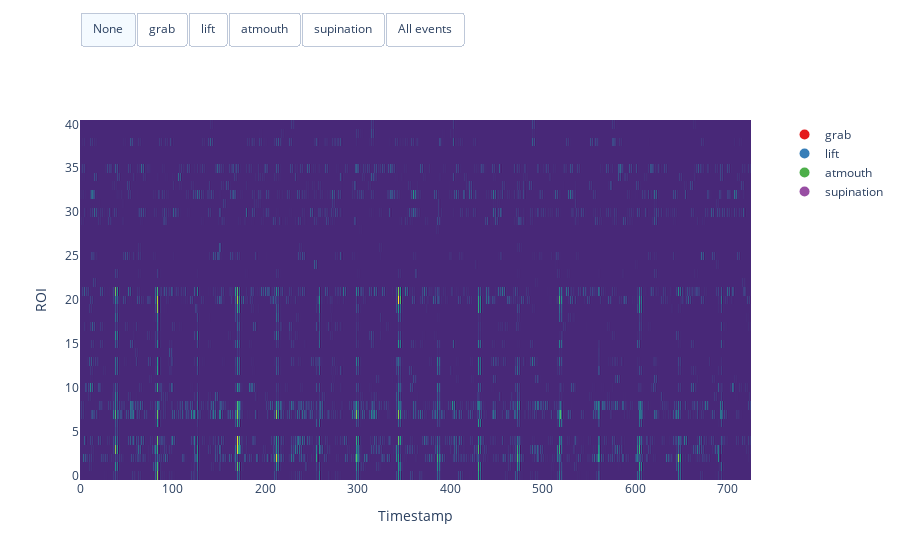

Notebook cell for this chart:
### Code cell
show_data(yi_hat,dataset_behave,trial,name = "y_hat_data",create_html = False,trial_number = 0,relevent_roi = 22,number_of_trials = 3)

### Figure 1 — Plotly figure (JSON) as saved in the notebook; plotly's stock layout.template omitted (floating-point values rounded to 4 significant figures; data arrays with more than 128 entries replaced by an {"elided": "..."} marker saying what was removed)
{"data": [{"colorscale": [[0, "#440154"], [0.1111, "#482878"], [0.2222, "#3e4989"], [0.3333, "#31688e"], [0.4444, "#26828e"], [0.5556, "#1f9e89"], [0.6667, "#35b779"], [0.7778, "#6ece58"], [0.8889, "#b5de2b"], [1, "#fde725"]], "name": "Heatmap", "showscale": false, "type": "heatmap", "z": {"elided": "41x726 float values"}, "zmax": 1.033, "zmin": -0.128}, {"marker": {"color": "rgb(228,26,28)", "size": 10}, "mode": "markers", "name": "grab", "showlegend": true, "type": "scatter", "x": [null], "y": [null]}, {"marker": {"color": "rgb(55,126,184)", "size": 10}, "mode": "markers", "name": "lift", "showlegend": true, "type": "scatter", "x": [null], "y": [null]}, {"marker": {"color": "rgb(77,175,74)", "size": 10}, "mode": "markers", "name": "atmouth", "showlegend": true, "type": "scatter", "x": [null], "y": [null]}, {"marker": {"color": "rgb(152,78,163)", "size": 10}, "mode": "markers", "name": "supination", "showlegend": true, "type": "scatter", "x": [null], "y": [null]}], "layout": {"autosize": true, "legend": {"x": 1.05, "y": 1}, "shapes": [], "updatemenus": [{"active": 0, "buttons": [{"args": ["shapes", []], "label": "None", "method": "relayout"}, {"args": ["shapes", [{"fillcolor": "rgba(0,0,0,0)", "line": {"color": "rgb(228,26,28)", "width": 2}, "name": "grab", "type": "rect", "x0": 29.5, "x1": 32.5, "y0": -0.5, "y1": 40.5}, {"fillcolor": "rgba(0,0,0,0)", "line": {"color": "rgb(228,26,28)", "width": 2}, "name": "grab", "type": "rect", "x0": 84.5, "x1": 87.5, "y0": -0.5, "y1": 40.5}, {"fillcolor": "rgba(0,0,0,0)", "line": {"color": "rgb(228,26,28)", "width": 2}, "name": "grab", "type": "rect", "x0": 92.5, "x1": 95.5, "y0": -0.5, "y1": 40.5}, {"fillcolor": "rgba(0,0,0,0)", "line": {"color": "rgb(228,26,28)", "width": 2}, "name": "grab", "type": "rect", "x0": 100.5, "x1": 102.5, "y0": -0.5, "y1": 40.5}, {"fillcolor": "rgba(0,0,0,0)", "line": {"color": "rgb(228,26,28)", "width": 2}, "name": "grab", "type": "rect", "x0": 106.5, "x1": 108.5, "y0": -0.5, "y1": 40.5}, {"fillcolor": "rgba(0,0,0,0)", "line": {"color": "rgb(228,26,28)", "width": 2}, "name": "grab", "type": "rect", "x0": 344.5, "x1": 346.5, "y0": -0.5, "y1": 40.5}, {"fillcolor": "rgba(0,0,0,0)", "line": {"color": "rgb(228,26,28)", "width": 2}, "name": "grab", "type": "rect", "x0": 357.5, "x1": 359.5, "y0": -0.5, "y1": 40.5}, {"fillcolor": "rgba(0,0,0,0)", "line": {"color": "rgb(228,26,28)", "width": 2}, "name": "grab", "type": "rect", "x0": 374.5, "x1": 376.5, "y0": -0.5, "y1": 40.5}, {"fillcolor": "rgba(0,0,0,0)", "line": {"color": "rgb(228,26,28)", "width": 2}, "name": "grab", "type": "rect", "x0": 399.5, "x1": 402.5, "y0": -0.5, "y1": 40.5}, {"fillcolor": "rgba(0,0,0,0)", "line": {"color": "rgb(228,26,28)", "width": 2}, "name": "grab", "type": "rect", "x0": 522.5, "x1": 523.5, "y0": -0.5, "y1": 40.5}, {"fillcolor": "rgba(0,0,0,0)", "line": {"color": "rgb(228,26,28)", "width": 2}, "name": "grab", "type": "rect", "x0": 583.5, "x1": 585.5, "y0": -0.5, "y1": 40.5}, {"fillcolor": "rgba(0,0,0,0)", "line": {"color": "rgb(228,26,28)", "width": 2}, "name": "grab", "type": "rect", "x0": 598.5, "x1": 599.5, "y0": -0.5, "y1": 40.5}]], "label": "grab", "method": "relayout"}, {"args": ["shapes", [{"fillcolor": "rgba(0,0,0,0)", "line": {"color": "rgb(55,126,184)", "width": 2}, "name": "lift", "type": "rect", "x0": 25.5, "x1": 29.5, "y0": -0.5, "y1": 40.5}, {"fillcolor": "rgba(0,0,0,0)", "line": {"color": "rgb(55,126,184)", "width": 2}, "name": "lift", "type": "rect", "x0": 32.5, "x1": 34.5, "y0": -0.5, "y1": 40.5}, {"fillcolor": "rgba(0,0,0,0)", "line": {"color": "rgb(55,126,184)", "width": 2}, "name": "lift", "type": "rect", "x0": 81.5, "x1": 84.5, "y0": -0.5, "y1": 40.5}, {"fillcolor": "rgba(0,0,0,0)", "line": {"color": "rgb(55,126,184)", "width": 2}, "name": "lift", "type": "rect", "x0": 97.5, "x1": 99.5, "y0": -0.5, "y1": 40.5}, {"fillcolor": "rgba(0,0,0,0)", "line": {"color": "rgb(55,126,184)", "width": 2}, "name": "lift", "type": "rect", "x0": 231.5, "x1": 233.5, "y0": -0.5, "y1": 40.5}, {"fillcolor": "rgba(0,0,0,0)", "line": {"color": "rgb(55,126,184)", "width": 2}, "name": "lift", "type": "rect", "x0": 324.5, "x1": 327.5, "y0": -0.5, "y1": 40.5}, {"fillcolor": "rgba(0,0,0,0)", "line": {"color": "rgb(55,126,184)", "width": 2}, "name": "lift", "type": "rect", "x0": 565.5, "x1": 570.5, "y0": -0.5, "y1": 40.5}, {"fillcolor": "rgba(0,0,0,0)", "line": {"color": "rgb(55,126,184)", "width": 2}, "name": "lift", "type": "rect", "x0": 571.5, "x1": 575.5, "y0": -0.5, "y1": 40.5}, {"fillcolor": "rgba(0,0,0,0)", "line": {"color": "rgb(55,126,184)", "width": 2}, "name": "lift", "type": "rect", "x0": 628.5, "x1": 630.5, "y0": -0.5, "y1": 40.5}]], "label": "lift", "method": "relayout"}, {"args": ["shapes", [{"fillcolor": "rgba(0,0,0,0)", "line": {"color": "rgb(77,175,74)", "width": 2}, "name": "atmouth", "type": "rect", "x0": 402.5, "x1": 404.5, "y0": -0.5, "y1": 40.5}, {"fillcolor": "rgba(0,0,0,0)", "line": {"color": "rgb(77,175,74)", "width": 2}, "name": "atmouth", "type": "rect", "x0": 586.5, "x1": 592.5, "y0": -0.5, "y1": 40.5}]], "label": "atmouth", "method": "relayout"}, {"args": ["shapes", [{"fillcolor": "rgba(0,0,0,0)", "line": {"color": "rgb(152,78,163)", "width": 2}, "name": "supination", "type": "rect", "x0": 30.5, "x1": 32.5, "y0": -0.5, "y1": 40.5}, {"fillcolor": "rgba(0,0,0,0)", "line": {"color": "rgb(152,78,163)", "width": 2}, "name": "supination", "type": "rect", "x0": 84.5, "x1": 87.5, "y0": -0.5, "y1": 40.5}, {"fillcolor": "rgba(0,0,0,0)", "line": {"color": "rgb(152,78,163)", "width": 2}, "name": "supination", "type": "rect", "x0": 92.5, "x1": 96.5, "y0": -0.5, "y1": 40.5}, {"fillcolor": "rgba(0,0,0,0)", "line": {"color": "rgb(152,78,163)", "width": 2}, "name": "supination", "type": "rect", "x0": 101.5, "x1": 102.5, "y0": -0.5, "y1": 40.5}, {"fillcolor": "rgba(0,0,0,0)", "line": {"color": "rgb(152,78,163)", "width": 2}, "name": "supination", "type": "rect", "x0": 330.5, "x1": 331.5, "y0": -0.5, "y1": 40.5}, {"fillcolor": "rgba(0,0,0,0)", "line": {"color": "rgb(152,78,163)", "width": 2}, "name": "supination", "type": "rect", "x0": 338.5, "x1": 340.5, "y0": -0.5, "y1": 40.5}, {"fillcolor": "rgba(0,0,0,0)", "line": {"color": "rgb(152,78,163)", "width": 2}, "name": "supination", "type": "rect", "x0": 344.5, "x1": 348.5, "y0": -0.5, "y1": 40.5}, {"fillcolor": "rgba(0,0,0,0)", "line": {"color": "rgb(152,78,163)", "width": 2}, "name": "supination", "type": "rect", "x0": 351.5, "x1": 353.5, "y0": -0.5, "y1": 40.5}, {"fillcolor": "rgba(0,0,0,0)", "line": {"color": "rgb(152,78,163)", "width": 2}, "name": "supination", "type": "rect", "x0": 357.5, "x1": 360.5, "y0": -0.5, "y1": 40.5}, {"fillcolor": "rgba(0,0,0,0)", "line": {"color": "rgb(152,78,163)", "width": 2}, "name": "supination", "type": "rect", "x0": 374.5, "x1": 380.5, "y0": -0.5, "y1": 40.5}, {"fillcolor": "rgba(0,0,0,0)", "line": {"color": "rgb(152,78,163)", "width": 2}, "name": "supination", "type": "rect", "x0": 386.5, "x1": 393.5, "y0": -0.5, "y1": 40.5}, {"fillcolor": "rgba(0,0,0,0)", "line": {"color": "rgb(152,78,163)", "width": 2}, "name": "supination", "type": "rect", "x0": 399.5, "x1": 404.5, "y0": -0.5, "y1": 40.5}, {"fillcolor": "rgba(0,0,0,0)", "line": {"color": "rgb(152,78,163)", "width": 2}, "name": "supination", "type": "rect", "x0": 416.5, "x1": 418.5, "y0": -0.5, "y1": 40.5}, {"fillcolor": "rgba(0,0,0,0)", "line": {"color": "rgb(152,78,163)", "width": 2}, "name": "supination", "type": "rect", "x0": 522.5, "x1": 524.5, "y0": -0.5, "y1": 40.5}, {"fillcolor": "rgba(0,0,0,0)", "line": {"color": "rgb(152,78,163)", "width": 2}, "name": "supination", "type": "rect", "x0": 583.5, "x1": 589.5, "y0": -0.5, "y1": 40.5}, {"fillcolor": "rgba(0,0,0,0)", "line": {"color": "rgb(152,78,163)", "width": 2}, "name": "supination", "type": "rect", "x0": 598.5, "x1": 600.5, "y0": -0.5, "y1": 40.5}]], "label": "supination", "method": "relayout"}, {"args": ["shapes", [{"fillcolor": "rgba(0,0,0,0)", "line": {"color": "rgb(228,26,28)", "width": 2}, "name": "grab", "type": "rect", "x0": 29.5, "x1": 32.5, "y0": -0.5, "y1": 40.5}, {"fillcolor": "rgba(0,0,0,0)", "line": {"color": "rgb(228,26,28)", "width": 2}, "name": "grab", "type": "rect", "x0": 84.5, "x1": 87.5, "y0": -0.5, "y1": 40.5}, {"fillcolor": "rgba(0,0,0,0)", "line": {"color": "rgb(228,26,28)", "width": 2}, "name": "grab", "type": "rect", "x0": 92.5, "x1": 95.5, "y0": -0.5, "y1": 40.5}, {"fillcolor": "rgba(0,0,0,0)", "line": {"color": "rgb(228,26,28)", "width": 2}, "name": "grab", "type": "rect", "x0": 100.5, "x1": 102.5, "y0": -0.5, "y1": 40.5}, {"fillcolor": "rgba(0,0,0,0)", "line": {"color": "rgb(228,26,28)", "width": 2}, "name": "grab", "type": "rect", "x0": 106.5, "x1": 108.5, "y0": -0.5, "y1": 40.5}, {"fillcolor": "rgba(0,0,0,0)", "line": {"color": "rgb(228,26,28)", "width": 2}, "name": "grab", "type": "rect", "x0": 344.5, "x1": 346.5, "y0": -0.5, "y1": 40.5}, {"fillcolor": "rgba(0,0,0,0)", "line": {"color": "rgb(228,26,28)", "width": 2}, "name": "grab", "type": "rect", "x0": 357.5, "x1": 359.5, "y0": -0.5, "y1": 40.5}, {"fillcolor": "rgba(0,0,0,0)", "line": {"color": "rgb(228,26,28)", "width": 2}, "name": "grab", "type": "rect", "x0": 374.5, "x1": 376.5, "y0": -0.5, "y1": 40.5}, {"fillcolor": "rgba(0,0,0,0)", "line": {"color": "rgb(228,26,28)", "width": 2}, "name": "grab", "type": "rect", "x0": 399.5, "x1": 402.5, "y0": -0.5, "y1": 40.5}, {"fillcolor": "rgba(0,0,0,0)", "line": {"color": "rgb(228,26,28)", "width": 2}, "name": "grab", "type": "rect", "x0": 522.5, "x1": 523.5, "y0": -0.5, "y1": 40.5}, {"fillcolor": "rgba(0,0,0,0)", "line": {"color": "rgb(228,26,28)", "width": 2}, "name": "grab", "type": "rect", "x0": 583.5, "x1": 585.5, "y0": -0.5, "y1": 40.5}, {"fillcolor": "rgba(0,0,0,0)", "line": {"color": "rgb(228,26,28)", "width": 2}, "name": "grab", "type": "rect", "x0": 598.5, "x1": 599.5, "y0": -0.5, "y1": 40.5}, {"fillcolor": "rgba(0,0,0,0)", "line": {"color": "rgb(55,126,184)", "width": 2}, "name": "lift", "type": "rect", "x0": 25.5, "x1": 29.5, "y0": -0.5, "y1": 40.5}, {"fillcolor": "rgba(0,0,0,0)", "line": {"color": "rgb(55,126,184)", "width": 2}, "name": "lift", "type": "rect", "x0": 32.5, "x1": 34.5, "y0": -0.5, "y1": 40.5}, {"fillcolor": "rgba(0,0,0,0)", "line": {"color": "rgb(55,126,184)", "width": 2}, "name": "lift", "type": "rect", "x0": 81.5, "x1": 84.5, "y0": -0.5, "y1": 40.5}, {"fillcolor": "rgba(0,0,0,0)", "line": {"color": "rgb(55,126,184)", "width": 2}, "name": "lift", "type": "rect", "x0": 97.5, "x1": 99.5, "y0": -0.5, "y1": 40.5}, {"fillcolor": "rgba(0,0,0,0)", "line": {"color": "rgb(55,126,184)", "width": 2}, "name": "lift", "type": "rect", "x0": 231.5, "x1": 233.5, "y0": -0.5, "y1": 40.5}, {"fillcolor": "rgba(0,0,0,0)", "line": {"color": "rgb(55,126,184)", "width": 2}, "name": "lift", "type": "rect", "x0": 324.5, "x1": 327.5, "y0": -0.5, "y1": 40.5}, {"fillcolor": "rgba(0,0,0,0)", "line": {"color": "rgb(55,126,184)", "width": 2}, "name": "lift", "type": "rect", "x0": 565.5, "x1": 570.5, "y0": -0.5, "y1": 40.5}, {"fillcolor": "rgba(0,0,0,0)", "line": {"color": "rgb(55,126,184)", "width": 2}, "name": "lift", "type": "rect", "x0": 571.5, "x1": 575.5, "y0": -0.5, "y1": 40.5}, {"fillcolor": "rgba(0,0,0,0)", "line": {"color": "rgb(55,126,184)", "width": 2}, "name": "lift", "type": "rect", "x0": 628.5, "x1": 630.5, "y0": -0.5, "y1": 40.5}, {"fillcolor": "rgba(0,0,0,0)", "line": {"color": "rgb(77,175,74)", "width": 2}, "name": "atmouth", "type": "rect", "x0": 402.5, "x1": 404.5, "y0": -0.5, "y1": 40.5}, {"fillcolor": "rgba(0,0,0,0)", "line": {"color": "rgb(77,175,74)", "width": 2}, "name": "atmouth", "type": "rect", "x0": 586.5, "x1": 592.5, "y0": -0.5, "y1": 40.5}, {"fillcolor": "rgba(0,0,0,0)", "line": {"color": "rgb(152,78,163)", "width": 2}, "name": "supination", "type": "rect", "x0": 30.5, "x1": 32.5, "y0": -0.5, "y1": 40.5}, {"fillcolor": "rgba(0,0,0,0)", "line": {"color": "rgb(152,78,163)", "width": 2}, "name": "supination", "type": "rect", "x0": 84.5, "x1": 87.5, "y0": -0.5, "y1": 40.5}, {"fillcolor": "rgba(0,0,0,0)", "line": {"color": "rgb(152,78,163)", "width": 2}, "name": "supination", "type": "rect", "x0": 92.5, "x1": 96.5, "y0": -0.5, "y1": 40.5}, {"fillcolor": "rgba(0,0,0,0)", "line": {"color": "rgb(152,78,163)", "width": 2}, "name": "supination", "type": "rect", "x0": 101.5, "x1": 102.5, "y0": -0.5, "y1": 40.5}, {"fillcolor": "rgba(0,0,0,0)", "line": {"color": "rgb(152,78,163)", "width": 2}, "name": "supination", "type": "rect", "x0": 330.5, "x1": 331.5, "y0": -0.5, "y1": 40.5}, {"fillcolor": "rgba(0,0,0,0)", "line": {"color": "rgb(152,78,163)", "width": 2}, "name": "supination", "type": "rect", "x0": 338.5, "x1": 340.5, "y0": -0.5, "y1": 40.5}, {"fillcolor": "rgba(0,0,0,0)", "line": {"color": "rgb(152,78,163)", "width": 2}, "name": "supination", "type": "rect", "x0": 344.5, "x1": 348.5, "y0": -0.5, "y1": 40.5}, {"fillcolor": "rgba(0,0,0,0)", "line": {"color": "rgb(152,78,163)", "width": 2}, "name": "supination", "type": "rect", "x0": 351.5, "x1": 353.5, "y0": -0.5, "y1": 40.5}, {"fillcolor": "rgba(0,0,0,0)", "line": {"color": "rgb(152,78,163)", "width": 2}, "name": "supination", "type": "rect", "x0": 357.5, "x1": 360.5, "y0": -0.5, "y1": 40.5}, {"fillcolor": "rgba(0,0,0,0)", "line": {"color": "rgb(152,78,163)", "width": 2}, "name": "supination", "type": "rect", "x0": 374.5, "x1": 380.5, "y0": -0.5, "y1": 40.5}, {"fillcolor": "rgba(0,0,0,0)", "line": {"color": "rgb(152,78,163)", "width": 2}, "name": "supination", "type": "rect", "x0": 386.5, "x1": 393.5, "y0": -0.5, "y1": 40.5}, {"fillcolor": "rgba(0,0,0,0)", "line": {"color": "rgb(152,78,163)", "width": 2}, "name": "supination", "type": "rect", "x0": 399.5, "x1": 404.5, "y0": -0.5, "y1": 40.5}, {"fillcolor": "rgba(0,0,0,0)", "line": {"color": "rgb(152,78,163)", "width": 2}, "name": "supination", "type": "rect", "x0": 416.5, "x1": 418.5, "y0": -0.5, "y1": 40.5}, {"fillcolor": "rgba(0,0,0,0)", "line": {"color": "rgb(152,78,163)", "width": 2}, "name": "supination", "type": "rect", "x0": 522.5, "x1": 524.5, "y0": -0.5, "y1": 40.5}, {"fillcolor": "rgba(0,0,0,0)", "line": {"color": "rgb(152,78,163)", "width": 2}, "name": "supination", "type": "rect", "x0": 583.5, "x1": 589.5, "y0": -0.5, "y1": 40.5}, {"fillcolor": "rgba(0,0,0,0)", "line": {"color": "rgb(152,78,163)", "width": 2}, "name": "supination", "type": "rect", "x0": 598.5, "x1": 600.5, "y0": -0.5, "y1": 40.5}]], "label": "All events", "method": "relayout"}], "direction": "right", "type": "buttons", "x": 0, "xanchor": "left", "y": 1.3, "yanchor": "top"}], "xaxis": {"autorange": true, "range": [-0.5, 725.5], "title": {"text": "Timestamp"}}, "yaxis": {"autorange": true, "range": [-0.5, 40.5], "title": {"text": "ROI"}}}}
